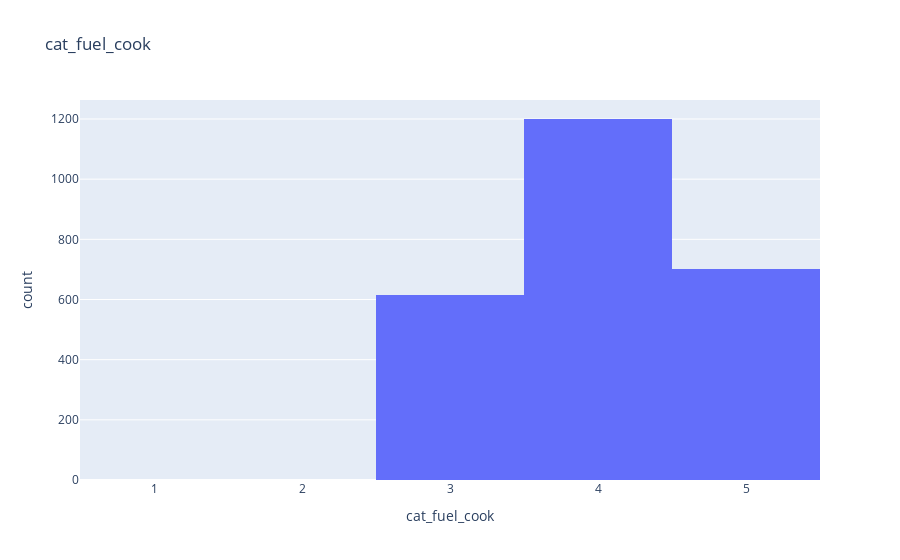

This figure's notebook cell:
### Code cell
# Check distribution of cat_fuel_cook.
fig_tmp = px.histogram(df_raw_hh, x= "cat_fuel_cook", title= "cat_fuel_cook")
fig_tmp.show()

# Seems we need to deal with extreams.

### Figure 1 — Plotly figure (JSON) as saved in the notebook; plotly's stock layout.template omitted (floating-point values rounded to 4 significant figures; data arrays with more than 128 entries replaced by an {"elided": "..."} marker saying what was removed)
{"data": [{"alignmentgroup": "True", "bingroup": "x", "hovertemplate": "cat_fuel_cook=%{x}<br>count=%{y}<extra></extra>", "legendgroup": "", "marker": {"color": "#636efa", "pattern": {"shape": ""}}, "name": "", "offsetgroup": "", "orientation": "v", "showlegend": false, "type": "histogram", "x": {"elided": "2520 int values"}, "xaxis": "x", "yaxis": "y"}], "layout": {"barmode": "relative", "legend": {"tracegroupgap": 0}, "title": {"text": "cat_fuel_cook"}, "xaxis": {"anchor": "y", "domain": [0, 1], "title": {"text": "cat_fuel_cook"}}, "yaxis": {"anchor": "x", "domain": [0, 1], "title": {"text": "count"}}}}
